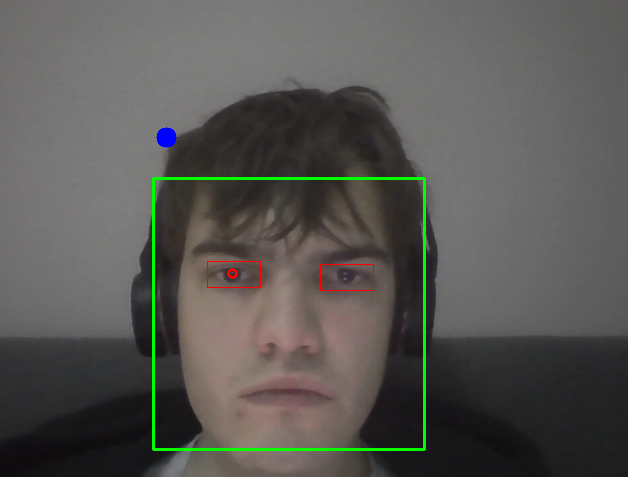
#> input picture images/ss.png, 628 x 477 px, given in place of the camera
$ python camera.py
#> lines starting #> are read from the running program, lines starting #| are printed output that depends on the picture; after the words box and inside, x2 and y2 are one past the last pixel; in counts of white or black regions, pixels touching at a corner belong together
import cv2

cam = cv2.VideoCapture(0)

frame_width = int(cam.get(cv2.CAP_PROP_FRAME_WIDTH))
frame_height = int(cam.get(cv2.CAP_PROP_FRAME_HEIGHT))

fourcc = cv2.VideoWriter_fourcc(*'mp4v')
out = cv2.VideoWriter('output.mp4', fourcc, 20.0, (frame_width, frame_height))

face_cascade = cv2.CascadeClassifier('haarcascade_frontalface_default.xml')
eye_cascade = cv2.CascadeClassifier('haarcascade_eye.xml')

detector = cv2.SimpleBlobDetector_create()

def detect_eyes(img_gray, frame_height):
    coords = eye_cascade.detectMultiScale(img_gray, 1.3, 5)
    valid_coords = []
    for (x, y, w, h) in coords:
        if y + h <= frame_height / 2:
            new_y = int(y + (h * 0.25))
            new_h = int(h * 0.5)
            valid_coords.append((x, new_y, w, new_h))
    return valid_coords

def calculate_view_point(eye_rect, pupil_pos):
    ex, ey, ew, eh = eye_rect
    px, py = pupil_pos

    x_ratio = px - (ew / 2)
    y_ratio = py - (eh / 2)

    screen_x = int((frame_width / 2)+x_ratio *100)
    screen_y = int((frame_height / 2)+y_ratio *100)

    return (screen_x, screen_y)

while True:
    ret, frame = cam.read()
#> frame is the input picture: shape (477, 628, 3); mean B, G, R 83.6, 87.2, 88.4
    if not ret:
        break

    gray_frame = cv2.cvtColor(frame, cv2.COLOR_BGR2GRAY)
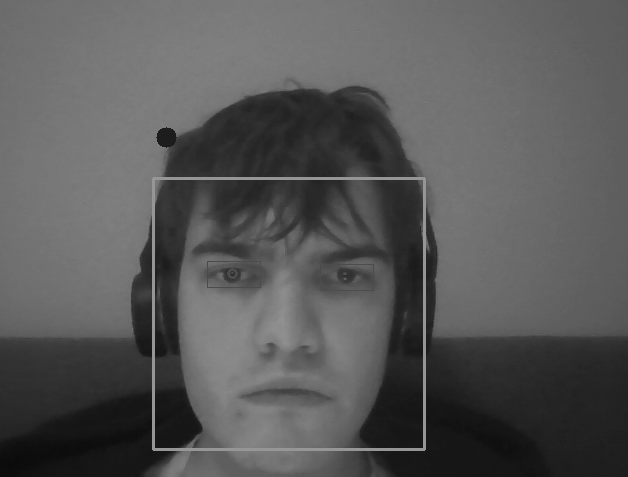
#> gray_frame: shape (477, 628); min 9, max 150, mean 87.1

    faces = face_cascade.detectMultiScale(gray_frame, 1.3, 5)
#> faces = [[146, 174, 278, 278]]

    threshold = 25
    gaze_point=(0,0)

    for (x, y, w, h) in faces:
        cv2.rectangle(frame, (x, y), (x + w, y + h), (0, 255, 0), 2)

        face_roi = gray_frame[y:y+h, x:x+w]
        face = frame[y:y+h, x:x+w]

        eyes = detect_eyes(face_roi, h)

        for (ex, ey, ew, eh) in eyes:
            eye_roi = cv2.equalizeHist(face_roi[ey:ey+eh, ex:ex+ew])
            _, eye_roi_bw = cv2.threshold(eye_roi, threshold, 255, cv2.THRESH_BINARY)

            cv2.rectangle(frame, (x+ex, y+ey), (x+ex+ew, y+ey+eh), (0, 0, 255), 1)

            eye_roi_bw = cv2.erode(eye_roi_bw, None, iterations=2)
            eye_roi_bw = cv2.dilate(eye_roi_bw, None, iterations=4)
            eye_roi_bw = cv2.medianBlur(eye_roi_bw, 5)

            detector = cv2.SimpleBlobDetector_create()
            keypoints = detector.detect(eye_roi_bw)

            for keypoint in keypoints:
                center = (int(keypoint.pt[0]), int(keypoint.pt[1]))

                gaze_point = calculate_view_point((ex, ey, ew, eh), center)

                radius = int(keypoint.size / 2)
                cv2.circle(frame[y+ey:y+ey+eh, x+ex:x+ex+ew], center, radius, (0, 0, 255), 2)
#> this loop made 1 pass
#> (x, y, w, h, coords in detect_eyes, eyes) on pass 1: (146, 174, 278, 278, [[173, 78, 51, 51], [53, 75, 52, 52]], [(173, 90, 51, 25), (53, 88, 52, 26)])
#> pass 1, `face_roi = gray_frame[y:y+h, x:x+w]`:
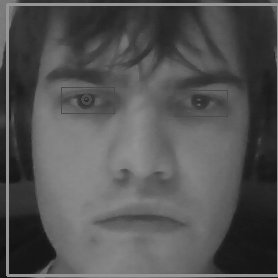
#> face_roi: shape (278, 278); min 16, max 150, mean 83.8
#> pass 1, `face = frame[y:y+h, x:x+w]`:
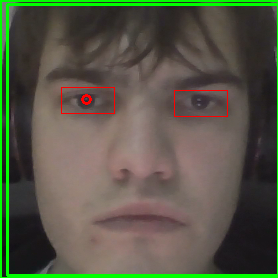
#> face: shape (278, 278, 3); mean B, G, R 70.2, 87.8, 86.4
#> after the loop:
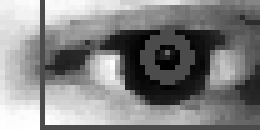
#> eye_roi: shape (26, 52) (shown 5 times larger); min 0, max 255, mean 131.3
#> after the loop:
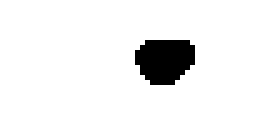
#> eye_roi_bw: shape (26, 52) (shown 5 times larger); 93.6% white; 1 black region, box (x1, y1, x2, y2) and area: (27, 8, 39, 17) 87
#> after the loop:
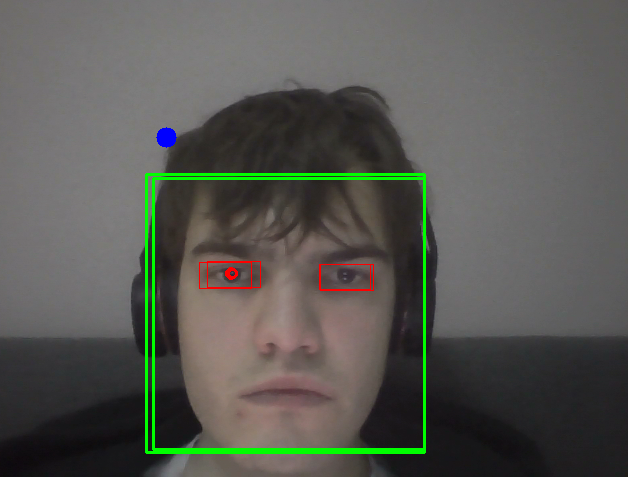
#> frame: shape (477, 628, 3); 0.94% of pixels changed, all inside (x1, y1, x2, y2) = (145, 173, 426, 454)


    cv2.circle(frame, gaze_point, 10, (255, 0, 0), -1)

    out.write(frame)

    flipped_frame = cv2.flip(frame, 1)
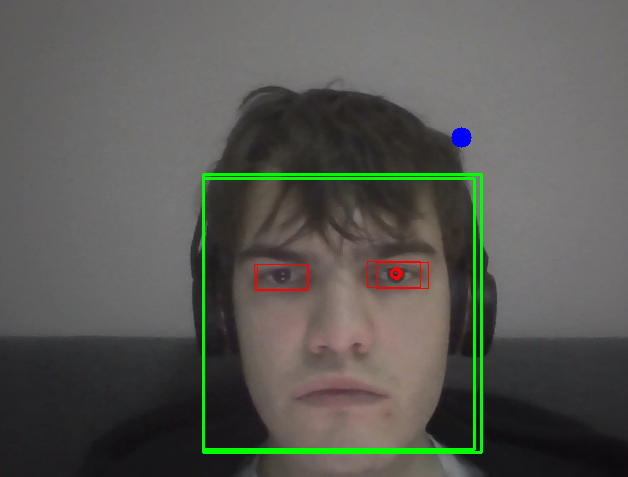
#> flipped_frame: shape (477, 628, 3); mean B, G, R 83, 88.7, 88

    cv2.imshow('Camera', flipped_frame)

    if cv2.waitKey(1) == ord('q'):
#> (key q is pressed here)
        break

cam.release()
out.release()
cv2.destroyAllWindows()
